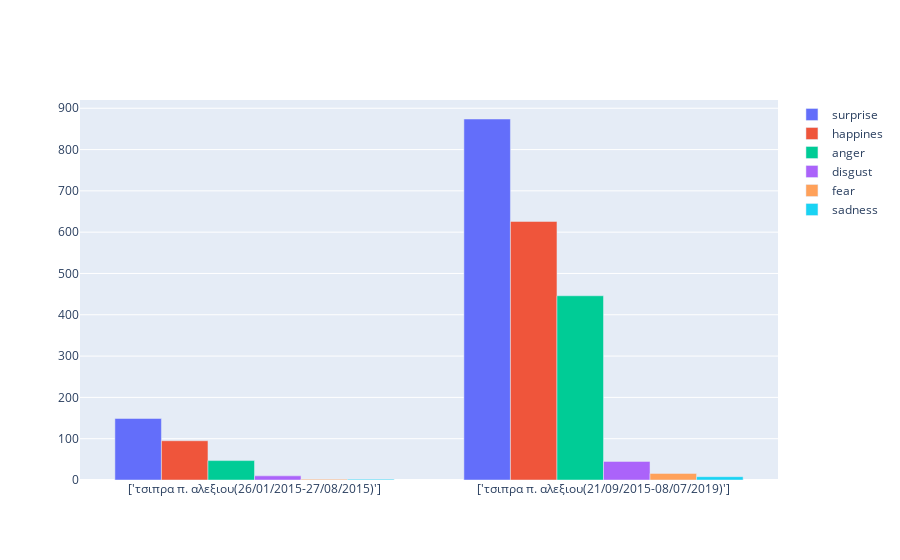

Notebook code cell kept with this figure:
### Code cell
vals = sentiments['ανεξαρτητοι ελληνες εθνικη πατριωτικη δημοκρατικη συμμαχια'].values()
y = []
for val in vals:
    y.append(list(val.values()))
import plotly.graph_objects as go
gov = list(sentiments['ανεξαρτητοι ελληνες εθνικη πατριωτικη δημοκρατικη συμμαχια'].keys())
vals = sentiments['ανεξαρτητοι ελληνες εθνικη πατριωτικη δημοκρατικη συμμαχια'].values()
fig = go.Figure(data=[
    go.Bar(name='surprise', x=gov, y=[y[0][0],y[1][0]]),
    go.Bar(name='happines', x=gov, y=[y[0][1],y[1][1]]),
    go.Bar(name='anger', x=gov, y=[y[0][2],y[1][2]]),
    go.Bar(name='disgust', x=gov, y=[y[0][3],y[1][3]]),
    go.Bar(name='fear', x=gov, y=[y[0][4],y[1][4]]),
    go.Bar(name='sadness', x=gov, y=[y[0][5],y[1][5]]),
])
# Change the bar mode
fig.update_layout(barmode='group')
fig.show()

### Figure 1 — Plotly figure (JSON) as saved in the notebook; plotly's stock layout.template omitted (floating-point values rounded to 4 significant figures)
{"data": [{"name": "surprise", "type": "bar", "x": ["['τσιπρα π. αλεξιου(26/01/2015-27/08/2015)']", "['τσιπρα π. αλεξιου(21/09/2015-08/07/2019)']"], "y": [149, 874]}, {"name": "happines", "type": "bar", "x": ["['τσιπρα π. αλεξιου(26/01/2015-27/08/2015)']", "['τσιπρα π. αλεξιου(21/09/2015-08/07/2019)']"], "y": [95, 626]}, {"name": "anger", "type": "bar", "x": ["['τσιπρα π. αλεξιου(26/01/2015-27/08/2015)']", "['τσιπρα π. αλεξιου(21/09/2015-08/07/2019)']"], "y": [47, 446]}, {"name": "disgust", "type": "bar", "x": ["['τσιπρα π. αλεξιου(26/01/2015-27/08/2015)']", "['τσιπρα π. αλεξιου(21/09/2015-08/07/2019)']"], "y": [10, 45]}, {"name": "fear", "type": "bar", "x": ["['τσιπρα π. αλεξιου(26/01/2015-27/08/2015)']", "['τσιπρα π. αλεξιου(21/09/2015-08/07/2019)']"], "y": [2, 16]}, {"name": "sadness", "type": "bar", "x": ["['τσιπρα π. αλεξιου(26/01/2015-27/08/2015)']", "['τσιπρα π. αλεξιου(21/09/2015-08/07/2019)']"], "y": [2, 8]}], "layout": {"barmode": "group"}}
